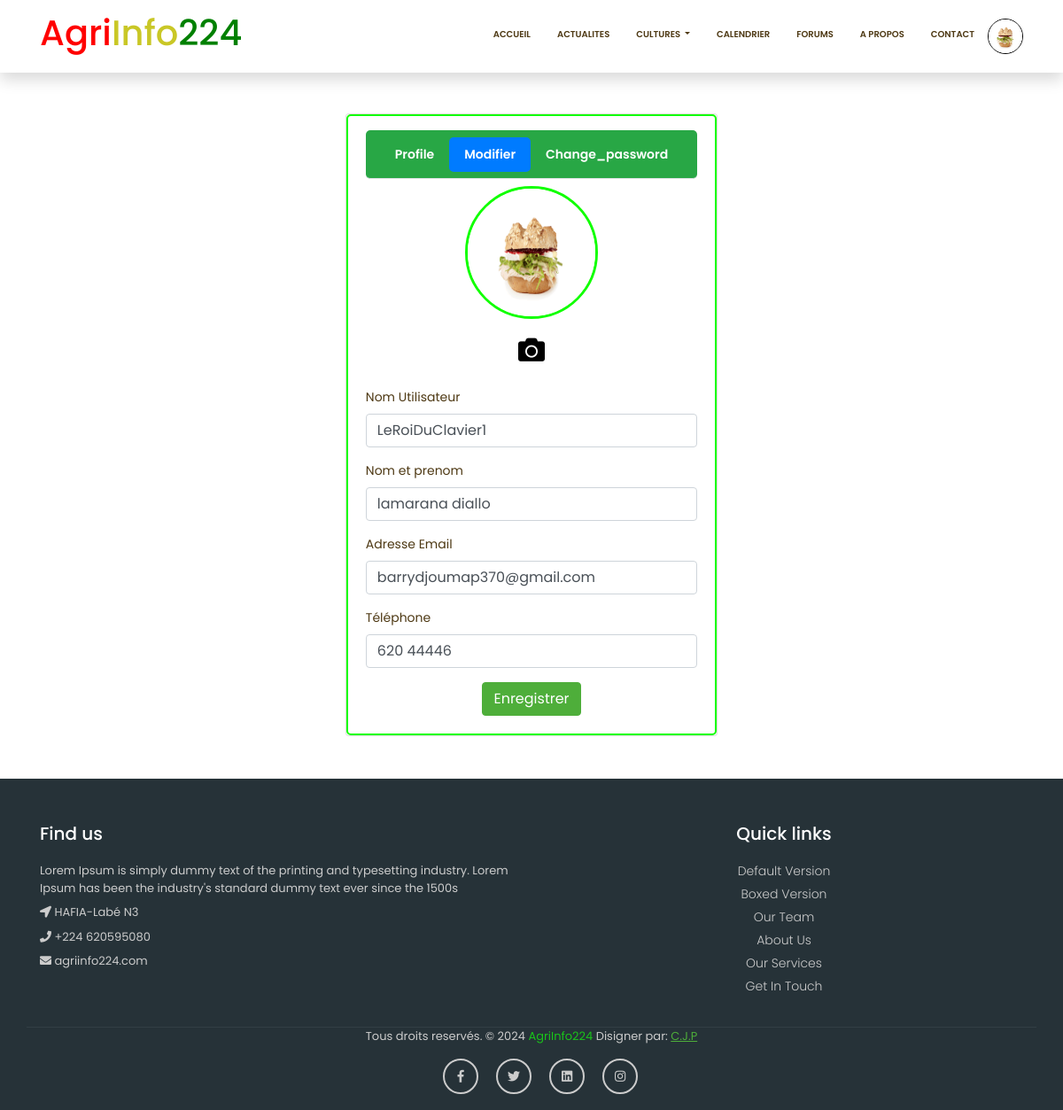
Before: /Compte/modifier_profil (signed in) with the older database file.
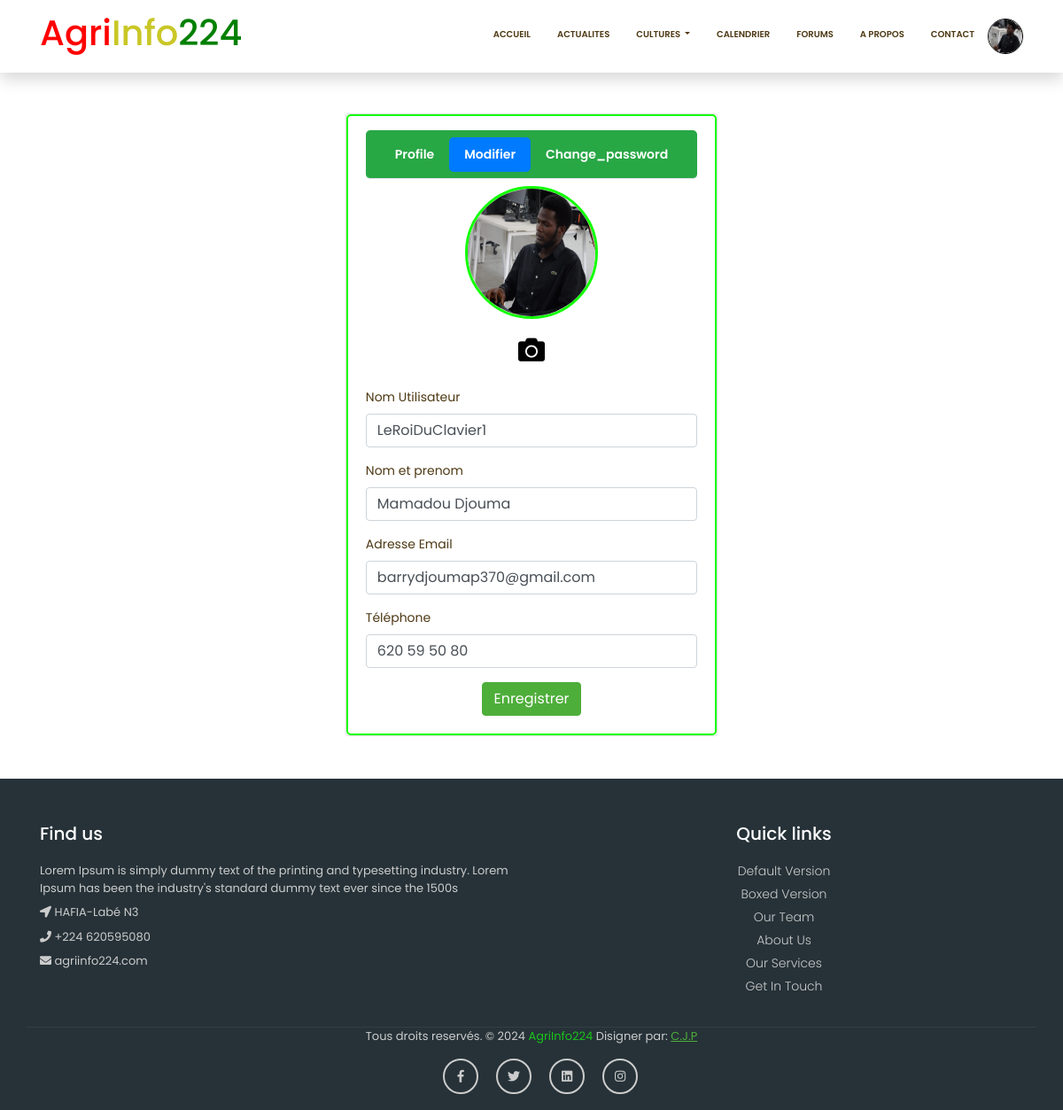
After: the same page with the newer database file.
### Compte/models.py (models this page shows, shortened)
class Utilisateur(AbstractUser):
    token = models.CharField(max_length=120)
    role=[
        ("agriculteur","agriculteur"),
        ("admin","admin"),
        ("utilisateur","utilisateur")
    ]
    telephone=models.CharField(max_length=15)
    profile=models.ImageField(upload_to="profile",blank=True,null=True)
    roles=models.CharField(max_length=150,choices=role)
    password_confirm=models.CharField(max_length=150)
    notif=models.ManyToManyField(Notification,related_name="notifs",default="")

### Compte/views.py (the view, shortened to what this page needs)
def modifie_profil(request):
    info = ""
    user = request.user
    return render(request,'Compte/modifier_profil.html',{'user':user,'info':info})

### Compte/templates/Compte/modifier_profil.html (shortened to what the changed rows need)
{% extends "Agronomie/base.html" %}
{% load static %}
{% block navbar %}
<ul class="navbar-nav ml-auto">
	{% if user.is_authenticated %}
	<li class="nav-item dropdown active">
	   <a class="" href="#" id="navbarDropdownPortfolio" data-toggle="dropdown" aria-haspopup="true" aria-expanded="false">
		 {% if user.profile %}
		  <img src="{{ user.profile.url }}" alt="" style="width: 40px; height: 40px; padding: none;border-radius: 25px; border:1px solid black">
		  {% else %}
		  <img src="{%  static 'Compte/img/prog.png' %}" alt="" style="width: 40px; height: 40px; padding: none;border-radius: 25px; border:1px solid black">
		  {% endif %}
	   </a>
	</li>
	{% endif %}
 </ul>
{% endblock  %}
	{% block content %}
<div class="">
    <div class="d-flex justify-content-center">
        <div class="mb-5 pt-5" style="max-width: 500px; height: auto;">
            <div class="card">
                <div class="card-body pt-3" style="border: solid 2px #11ff00; border-radius: 5px;">
                    <div class="tab-content pt-2">
                            <form id="form_content" method="post" action="" enctype="multipart/form-data">
                                <div class=" mb-3">
                                    <div class="text-center">
                                        {% if user.profile %}
                                        <img id="image_preview" src="{{user.profile.url}}" alt="" class="img" style="width: 150px; height: 150px; border-radius: 150px; border:solid 3px #11ff00;">
                                        {% else %}
                                        <img id="image_preview" src="{%  static 'Compte/img/prog.png' %}" alt="" style="width: 150px; height: 150px; border-radius: 150px; border:solid 3px #11ff00;">
                                        {% endif %}
                                        <div style=" padding-top: 20px; display: flex; justify-content: center; border-bottom: solid 2px white; padding-bottom: 10px;">
                                            <i class="fa fa-camera" style="font-size: 30px;color: rgb(0, 0, 0);" id="image_upload_label"></i>
                                        </div>
                                    </div>
                                </div>
                                <div class=" mb-3">
                                    <div>
                                        <input name="username" type="text" class="form-control" id="username" value="{{ user.username }}">
                                    </div>
                                </div>
                                <div class=" mb-3">
                                    <div>
                                        <input name="fullName" type="text" class="form-control" id="fullName" value="{{ user.last_name }}">
                                    </div>
                                </div>
                                <div class=" mb-3">
                                    <div>
                                        <input name="email" type="email" class="form-control" id="email" value="{{user.email}}">
                                    </div>
                                </div>
                                <div class=" mb-3">
                                    <div>
                                        <input name="phone" type="tel" class="form-control" id="phone" value="{{user.telephone}}">
                                    </div>
                                </div>
                            </form>
                        </div>
                </div>
            </div>
        </div>
    </div>
</div>
{% endblock %}

Changed rows visible on the page:
changed Utilisateur "LeRoiDuClavier1": profile: a different picture; fullName "lamarana diallo" → "Mamadou Djouma"; phone "620 44446" → "620 59 50 80"
